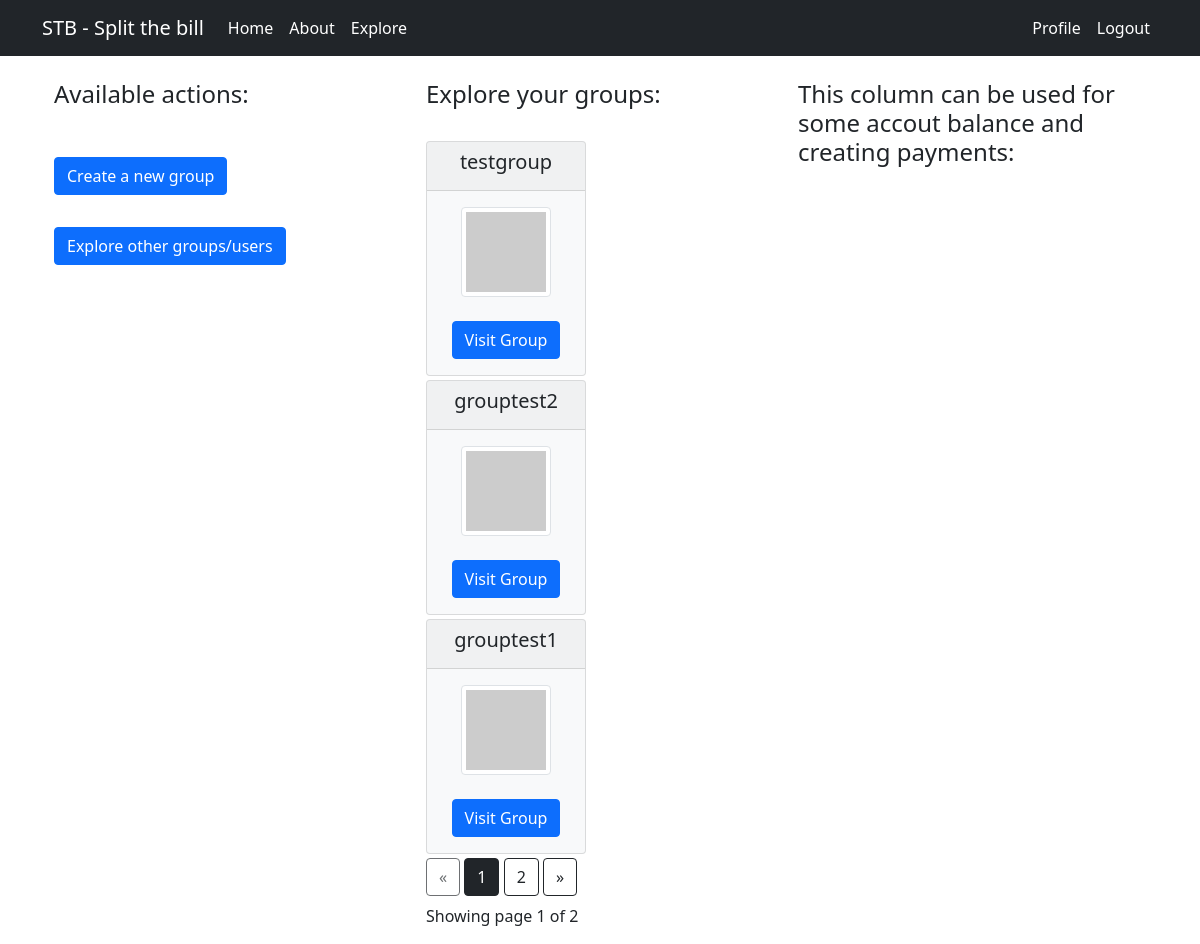
The page /index (signed in) on the database its author committed.
### app/models.py (models this page shows, shortened)
class Group(db.Model):
    id = db.Column(db.Integer, primary_key=True)
    name = db.Column(db.String(64), index=True, unique=True)
    owner_id = db.Column(db.Integer, db.ForeignKey("user.id", ondelete='CASCADE'))
    date_created = db.Column(db.DateTime, default=datetime.utcnow)
    description = db.Column(db.String(255))
    owner = db.relationship("User", foreign_keys=[owner_id], backref=db.backref("owned_groups", lazy=True, cascade="all, delete, delete-orphan", passive_deletes=True, single_parent=True))
    membership_requests = db.relationship("MembershipRequest", cascade="all, delete, delete-orphan", passive_deletes=True, single_parent=True, backref=db.backref("group", lazy=True))
    invitations = db.relationship("Invitation", cascade="all, delete, delete-orphan", passive_deletes=True, single_parent=True,  backref=db.backref("group", lazy=True))
    def avatar(self, size):
        digest = md5(self.description.lower().encode("utf-8")).hexdigest()
        return f"https://avatars.dicebear.com/api/identicon/{digest}.svg?size={size}"

### app/main/routes.py (the view)
@bp.route('/', methods=['GET'])
@bp.route('/index', methods=['GET'])
def index():
    if current_user.is_authenticated:
        page = request.args.get('page', 1, type=int)
        groups_id = [group.id for group in current_user.groups]
        groups = Group.query.filter(Group.id.in_(groups_id)).paginate(page=page, per_page=3)
        return render_template('index.html', title='index', groups=groups)
    return render_template('index.html', title='index')

### app/main/routes.py (called while the page is built)
@bp.before_request
def before_request():
    if current_user.is_authenticated:
        current_user.last_seen = datetime.utcnow()
        db.session.commit()

### app/models.py (called while the page is built)
@login.user_loader
def load_user(id):
    return User.query.get(int(id))

### app/templates/index.html
{% extends 'base.html' %}
{% block app_content %}
<div class="container">
    {% if current_user.is_authenticated %}
    <div class="row">
        <div class="col-4">
            <h4>Available actions:</h4>
            <br>
            <div class="btn-group-vertical">
                <form action="{{ url_for('main.create_group') }}" method="GET">
                    <button type="submit" class="btn btn-primary my-3">Create a new group</button>
                </form>
                <form action="{{ url_for('main.explore') }}" method="GET">
                    <button type="submit" class="btn btn-primary my-3">Explore other groups/users</button>
                </form>
            </div>
        </div>
        <div class="col-4">
            <h4>Explore your groups:</h4>
            <br>
            <div class="card-columns">
                {% for group in groups.items %}
                <div class="card bg-light mb-1" style="max-width: 10rem;">
                    <div class="card-header text-center">
                        <h5>{{ group.name }}</h5>
                    </div>
                    <div class="card-body text-center">
                        <img src="{{ group.avatar(64) }}" alt="Group Avatar" class="img-thumbnail">
                        <br>
                        <br>
                        <a href="" class="btn btn-primary">Visit Group</a>
                    </div>
                </div>
                {% endfor %}
            </div>
            <div class="text-right">
                <a href="{{ url_for('main.index', page=groups.prev_num) }}" class="btn btn-outline-dark
               {% if groups.page == 1 %}disabled{% endif %}">
                    &laquo;
                </a>
                {% for page_num in groups.iter_pages(left_edge=1, right_edge=1, left_current=1, right_current=2) %}
                {% if page_num %}
                {% if groups.page == page_num %}
                <a href="{{ url_for('main.index', page=page_num) }}" class="btn btn-dark">
                    {{ page_num }}
                </a>
                {% else %}
                <a href="{{ url_for('main.index', page=page_num) }}" class="btn btn-outline-dark">
                    {{ page_num }}
                </a>
                {% endif %}
                {% else %}
                ...
                {% endif %}
                {% endfor %}
                <a href="{{ url_for('main.index', page=groups.next_num) }}" class="btn btn-outline-dark
               {% if groups.page == groups.pages %}disabled{% endif %}">
                    &raquo;
                </a>
            </div>
            <p class="text-right mt-2">
                Showing page {{ groups.page }} of {{ groups.pages }}
            </p>
        </div>
        <div class="col-4">
            <h4>This column can be used for some accout balance and creating payments:</h4>
        </div>
    </div>
    {% endif %}
</div>
{% endblock %}

### rows shown on the page
Group: name "testgroup"
Group: name "grouptest2"
Group: name "grouptest1"

### other values the page prints
{{ page_num }} "1"
{{ page_num }} "2"
{{ groups.page }} "1"
{{ groups.pages }} "2"
